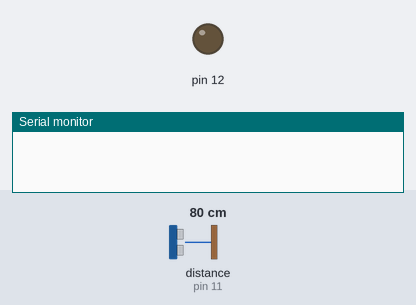
Recording of a sketch running on a simulated Arduino Uno, built with avr-gcc and run on an emulated ATmega328P. On the bench: output pins drawn as LEDs (lit = HIGH), the last lines printed to the serial monitor. Wiring (inferred from the names in the program): ultrasonic range finder: trigger pin 10; echo pin 11. The inputs (shaded band) are chosen by the test bench; at power-on: distance to the obstacle (sensor on pin 11) 80 cm. The echo pulse lasts 58.3 µs per cm; pins used as bus, display or sensor lines are not drawn.

Above: at 0.1 s.
At 0.6 s:
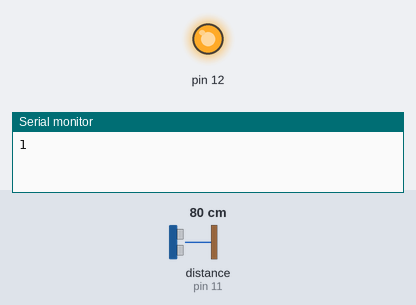
Timing chart, 0 to 2.5 s (numbered marks = the images above):
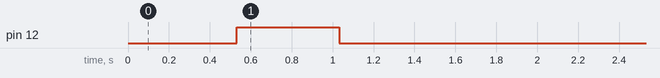

Measured:
- by itself, pin 12: LOW → HIGH at 0.53 s, → LOW 0.50 s later

The sketch:

Motion_detector.ino
```cpp
int ECHO=11;
int TRIG=10;
float a,b,A;

void setup() {
  pinMode(12, OUTPUT);
  pinMode(10, OUTPUT);
  pinMode(11, INPUT);
  Serial.begin(9600);
  a=getDistance();
  b=a;
  }

float getDistance(){
  float time;
  digitalWrite(TRIG, LOW);
  delayMicroseconds(10);
  digitalWrite(TRIG, HIGH);
  delayMicroseconds(10);
  digitalWrite(TRIG, LOW);


  time=pulseIn(ECHO,HIGH);

  return time*170*0.000001;
}

bool check1(){
  bool c=true;
  for(int i=0;i<5;i++){
    if(getDistance()>2){c=false;break;}
    delay(100);
    }
   return c;
  }

 bool check2(){
  bool c=true;
  for(int i=0;i<5;i++){
    if(getDistance()<2){c=false;break;}
    delay(100);
    }
   return c;
  }


void loop() {
  while(true){
    if(check1()){break;}
    delay(100);
    }

    Serial.println(1,DEC);

    digitalWrite(12,HIGH);
    delay(500);
    digitalWrite(12,LOW);

   while(true){
      if(check2()){break;}
      delay(100);
      }
   Serial.println(0,DEC);

   delay(100);

    }
```
